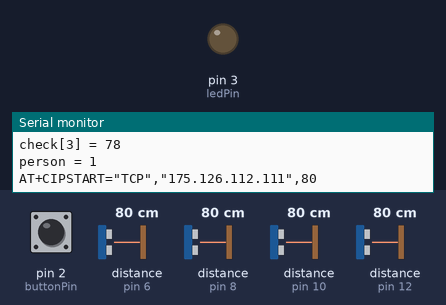
The sketch below on a simulated Arduino Uno, built with avr-gcc and run on an emulated ATmega328P. On the bench: output pins drawn as LEDs (lit = HIGH), the last lines printed to the serial monitor. Wiring (inferred from the names in the program): 4 × ultrasonic range finder: trigger pin 7, echo pin 6 / trigger pin 9, echo pin 8 / trigger pin 11, echo pin 10 / trigger pin 13, echo pin 12. The test bench sets the inputs (shaded band); at power-on: pin 2 (buttonPin) HIGH, distance to the obstacle (sensors on pin 6, pin 8, pin 10, pin 12) 80 cm. The echo pulse lasts 58.3 µs per cm; EEPROM starts erased; the modem accepts every AT command (registered, SIM ready, sends succeed) and sends nothing else; pins used as bus, display or sensor lines are not drawn.

Above: at 5.9 s.
6.0 s: pin 2 (buttonPin) pulsed LOW 2 times (0.12 s each, 0.3 s apart)
At 6.15 s:
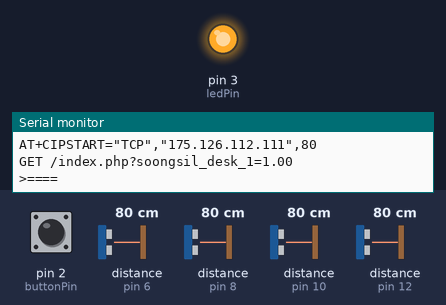
9.6 s: pin 2 (buttonPin) pulled LOW for 0.15 s
At 10.0 s:
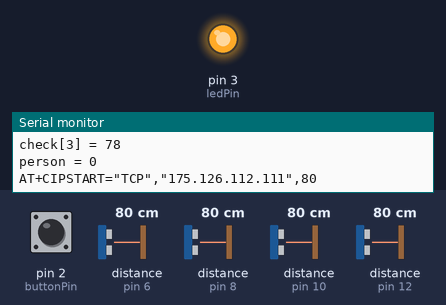
11.2 s: pin 2 (buttonPin) pulled LOW for 1 s
At 12.4 s:
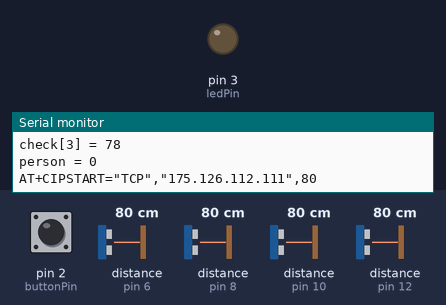
Timing chart, 0 to 14.2 s (numbered marks = the images above; inputs shaded):
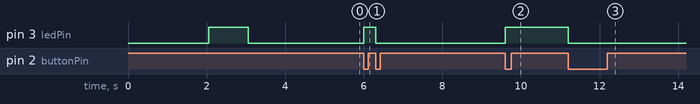

The sketch:

Seat_Management_System.ino
```cpp
#include <string.h>
#include <EEPROM.h>
///////////////////////////////////////////
#include <SoftwareSerial.h>
#define SSID "PLUS2"  //공유기 SSID
#define PASS "12345678"   //공유기 비번
#define DST_IP "175.126.112.111"   //MYSQL 서버 주소
SoftwareSerial dbgSerial(5, 4); // RX, TX 5번,4번핀
///////////////////////////////////////////
#define trigPin1 7
#define trigPin2 9
#define trigPin3 11
#define trigPin4 13
#define echoPin1 6
#define echoPin2 8
#define echoPin3 10
#define echoPin4 12
#define buttonPin 2
#define ledPin 3
#define wdPin 0//watchdog timer pin
#define count 4 // the number of sensers
#define trigoffdelay 2000000
#define trigondelay 1000000
#define error 10
#define limit 300
#define rotation 10 //정확도 및 평균을 위한 센싱 횟수
volatile int ledState = HIGH;//LED초기상태 : ON
int person;//사람 유무 판별 변수
int cnt;//for EEPROM
int wdcnt;//for watchdog timer
long start_nonvolatile;//for EEPROM
long start, check[count];//초기값(기준값) 변수와 비교값 변수

char * floatToString(char * outstr, double val, byte precision, byte widthp) {
  char temp[16]; //increase this if you need more digits than 15
  byte i;

  temp[0] = '\0';
  outstr[0] = '\0';

  if (val < 0.0) {
    strcpy(outstr, "-\0"); //print "-" sign
    val *= -1;
  }

  if ( precision == 0) {
    strcat(outstr, ltoa(round(val), temp, 10)); //prints the int part
  }
  else {
    unsigned long frac, mult = 1;
    byte padding = precision - 1;

    while (precision--)
      mult *= 10;

    val += 0.5 / (float)mult;    // compute rounding factor

    strcat(outstr, ltoa(floor(val), temp, 10)); //prints the integer part without rounding
    strcat(outstr, ".\0"); // print the decimal point

    frac = (val - floor(val)) * mult;

    unsigned long frac1 = frac;

    while (frac1 /= 10)
      padding--;

    while (padding--)
      strcat(outstr, "0\0");   // print padding zeros

    strcat(outstr, ltoa(frac, temp, 10)); // print fraction part
  }

  // generate width space padding
  if ((widthp != 0) && (widthp >= strlen(outstr))) {
    byte J = 0;
    J = widthp - strlen(outstr);

    for (i = 0; i < J; i++) {
      temp[i] = ' ';
    }

    temp[i++] = '\0';
    strcat(temp, outstr);
    strcpy(outstr, temp);
  }
  return outstr;
}

void setup(void)
{
  Serial.begin(9600);
  Serial.setTimeout(5000);
  dbgSerial.begin(9600);
  Serial.println("ESP8266 connect");

  boolean connected = false;
  for (int i = 0; i < 10; i++)
  {
    if (connectWiFi())
    {
      connected = true;
      break;
    }
  }
  /*if (!connected) {
    while (1);
    }*/
  delay(1000);
  dbgSerial.println("AT+CIPMUX=0");
  pinMode(wdPin, OUTPUT);
  digitalWrite(wdPin, LOW);
  pinMode(trigPin1, OUTPUT);
  pinMode(echoPin1, INPUT);
  pinMode(trigPin2, OUTPUT);
  pinMode(echoPin2, INPUT);
  pinMode(trigPin3, OUTPUT);
  pinMode(echoPin3, INPUT);
  pinMode(trigPin4, OUTPUT);
  pinMode(echoPin4, INPUT);
  pinMode(buttonPin, INPUT);
  pinMode(ledPin, OUTPUT);               //출력으로 쓸것이라 정한다.
  digitalWrite(ledPin, ledState);
  delay(1000);
  ledState = !ledState;
  digitalWrite(ledPin, ledState);
  attachInterrupt(0, change, FALLING);
}

void print_result() {
  long duration[count] = {0}, distance[count] = {0}, sum[count] = {0}, avr[count] = {0};
  long ch = 0;
  //// the looping for average and filtering for strange value.

  for (int k = 0; k < rotation; k++) {
    digitalWrite(trigPin1, LOW);
    delayMicroseconds(trigoffdelay);
    digitalWrite(trigPin1, HIGH);
    delayMicroseconds(trigondelay);
    digitalWrite(trigPin1, LOW);
    duration[0] = pulseIn(echoPin1, HIGH);
    digitalWrite(trigPin2, LOW);
    delayMicroseconds(trigoffdelay);
    digitalWrite(trigPin2, HIGH);
    delayMicroseconds(trigondelay);
    digitalWrite(trigPin2, LOW);
    duration[1] = pulseIn(echoPin2, HIGH);
    digitalWrite(trigPin3, LOW);
    delayMicroseconds(trigoffdelay);
    digitalWrite(trigPin3, HIGH);
    delayMicroseconds(trigondelay);
    digitalWrite(trigPin3, LOW);
    duration[2] = pulseIn(echoPin3, HIGH);
    digitalWrite(trigPin4, LOW);
    delayMicroseconds(trigoffdelay);
    digitalWrite(trigPin4, HIGH);
    delayMicroseconds(trigondelay);
    digitalWrite(trigPin4, LOW);
    duration[3] = pulseIn(echoPin4, HIGH);

    if (wdcnt == 30) {
      watchdog();
    }

    for (int a = 0; a < count; a++)
      distance[a] = duration[a] * 17 / 1000;

    delay(1);

    for (int a = 0; a < count; a++) {
      if (distance[a] >= limit) {
        k = -1;
        for (int b = 0; b < count; b++) {
          sum[b] = 0;
        }
        continue;
      }
    }

    delay(1);

    for (int a = 0; a < count; a++)
      sum[a] = sum[a] + distance[a];
  }
  wdcnt = 0;

  for (int a = 0; a < count; a++) //Average
    avr[a] = (sum[a] / rotation);

  eeprom();

  Serial.print("start = ");
  Serial.println(start);

  /*LED가 켜져있을 경우_평균이 초기값 변수에 입력*/
  if (ledState == HIGH) {
    start = avr[0];//초기값은 하나로 측정해서 변수하나에 넣어도 충분(일렬로 나열되어있기때문에)
    Serial.print("start = ");
    Serial.println(start);
  }
  /*LED가 꺼져있을 경우_평균이 비교값 변수에 입력*/
  else if (ledState == LOW) {
    for (int a = 0; a < count; a++) {
      check[a] = avr[a];
    }
    Serial.print("check[0] = ");
    Serial.println(check[0]);
    Serial.print("check[1] = ");
    Serial.println(check[1]);
    Serial.print("check[2] = ");
    Serial.println(check[2]);
    Serial.print("check[3] = ");
    Serial.println(check[3]);
  }
  /////////////비교값이 초기값 범위(오차포함)안에 있을경우 사람이 있는걸로 판별/////////////////
  for (int a = 0; a < count; a++) {
    if ((check[a] <= (start - error)) && (check[a] != 0)) {
      person = 1;
      break;
    }
    else
      person = 0;
  }
  Serial.print("person = ");
  Serial.println(person);
  /*사람 유무판별 결과를 서버로 전송*/
  delay(1);
  String cmd = "AT+CIPSTART=\"TCP\",\"";
  cmd += DST_IP;
  cmd += "\",80";
  Serial.println(cmd);
  dbgSerial.println(cmd);

  if (dbgSerial.find("Error"))
  {
    Serial.println( "TCP connect error" );
    return;
  }

  delay(1);
  char test[20];
  String temp(floatToString(test, person, 2, 0));

  cmd = "GET /index.php?soongsil_desk_1=" + temp + "\n\r";
  dbgSerial.print("AT+CIPSEND=");
  dbgSerial.println(cmd.length());

  Serial.println(cmd);

  delay(1);
  if (dbgSerial.find(">"))
  {
    Serial.print(">");
  } else
  {
    dbgSerial.println("AT+CIPCLOSE");
    Serial.println("connect timeout");
    return;
  }

  dbgSerial.print(cmd);
  //Serial.find("+IPD");
  while (Serial.available())
  {
    char c = Serial.read();
    dbgSerial.write(c);
    if (c == '\r') dbgSerial.print('\n');
  }
  Serial.println("====");
}

void loop(void)
{
  print_result();
}

boolean connectWiFi()
{
  dbgSerial.println("AT+CWMODE=1");

  String cmd = "AT+CWJAP=\"";
  cmd += SSID;
  cmd += "\",\"";
  cmd += PASS;
  cmd += "\"";
  dbgSerial.println(cmd);
  Serial.println(cmd);
  delay(1000);

  if (dbgSerial.find("OK"))
  {
    Serial.println("OK, Connected to WiFi.");
    return true;
  }
  else
  {
    Serial.println("Can not connect to the WiFi.");
    return false;
  }
}

void change() {
  /*버튼 스위치의 토글스위치화*/
  delay(1);
  ledState = !ledState;
  delay(1);
  digitalWrite(ledPin, ledState);
}

void eeprom() {
  int division = 0;
  int remain = 0;
  if (cnt == 0) {
    start = EEPROM.read(0) * 10;
    start_nonvolatile = start;
  }
  remain = start % 10;
  division = start / 10;
  if (start != start_nonvolatile) {
    if (remain >= 5)
      EEPROM.write(0, division + 1);
    else
      EEPROM.write(0, division);
  }
  cnt++;
  if (cnt == 4)
    cnt = 1;
  delay(1);
}

void watchdog() {
  digitalWrite(wdPin, HIGH);
  delay(500);
  digitalWrite(wdPin, LOW);
}
```

Measured:
- after the input at 6.0 s, pin 3 (ledPin): LOW → HIGH at once, → LOW 0.30 s later
- after the input at 9.6 s, pin 3 (ledPin): LOW → HIGH at once
- after the input at 11.2 s, pin 3 (ledPin): HIGH → LOW at once
